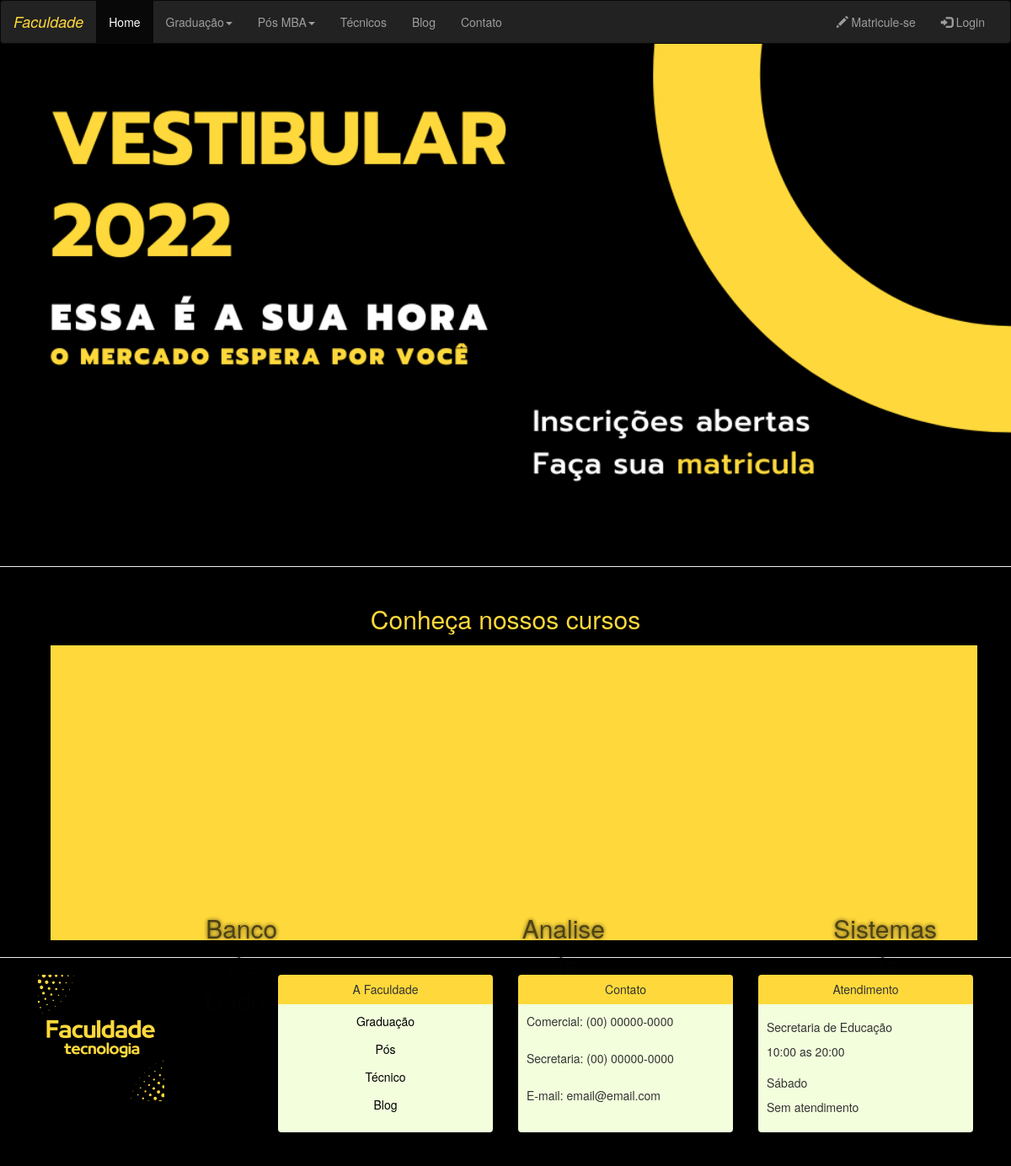
The page / on the database its author committed.
### app_fac/models/curso.py (models this page shows, shortened)
class Curso(models.Model):
    MATUTINO = 'MATUTINO'
    NOTURNO = 'NOTURNO'
    escolha_periodo = [(MATUTINO, 'MATUTINO'),
                        (NOTURNO, 'NOTURNO')]
    PRESENCIAL = 'PRESENCIAL'
    ONLINE = 'ONLINE'
    escolha_modalidade = [(PRESENCIAL, 'PRESENCIAL'),
                            (ONLINE, 'ONLINE')]
    nome = models.CharField(max_length=255)
    descricao = models.TextField(max_length=2000, default=None)
    destaque = models.CharField(max_length=255, default=None)
    mercado_trabalho = models.TextField(max_length=1000)
    periodo = models.CharField(max_length=10, choices = escolha_periodo, default=MATUTINO)
    duracao = models.CharField(max_length=255, blank=True)
    modalidade = models.CharField(max_length=12, choices = escolha_modalidade, default=PRESENCIAL)
    coordenador = models.ForeignKey(Coordenador, on_delete=models.CASCADE, default=None)
    imagem = StdImageField('Imagem', upload_to=get_file_path, variations={'thumbnail': {'width': 1500, 'height': 500, 'crop': True}})
    imagem2 = StdImageField('Imagem dois', upload_to=get_file_path, variations={'thumbnail': {'width': 480, 'height': 480, 'crop': True}})
    imagem3 = StdImageField('Imagem tres', upload_to=get_file_path, variations={'thumbnail': {'width': 1100, 'height': 330, 'crop': True}}, blank=True)
    class Meta:
        verbose_name = 'Curso'
        verbose_name_plural = 'Cursos'
    def __str__(self):
        return self.nome

### app_fac/views.py (the view)
# urls.py: path('', IndexView.as_view(template_name='app_fac/home.html'), name='home'),
class IndexView(ListView):
    model = Curso
    context_object_name = 'curso_list'
    template_name = 'app_fac/home.html'
    def get_queryset(self):
        return Curso.objects.all()
    def get_context_data(self, **kwargs):
        context = super(IndexView, self).get_context_data(**kwargs)
        context['cursos'] = Curso.objects.all()
        context['img1'] = Curso.objects.order_by('?')[:3]
        return context

### app_fac/templates/app_fac/home.html (shortened to what this page needs)
{% load static %}
<!DOCTYPE html>
<html lang="pt-br">
<head>
    <link rel="stylesheet" href="{% static '/css/bootstrap.css' %}">
    <link rel="stylesheet" href="{% static '/css/style.css' %}">
</head>
<body style="margin: 0px; width: 100%; background-color: black;">
  <nav class="navbar navbar-inverse" style="margin: 0px;">
    <div class="container-fluid">
      <div class="navbar-header">
        <a class="navbar-brand" style="color: #FFD93B; font-style: italic;" href="{% url 'app_fac:home' %}">Faculdade</a>
      </div>
      <div class="collapse navbar-collapse" id="myNavbar">
        <ul class="nav navbar-nav">
          <li class="active"><a href="#">Home</a></li>
          <li class="dropdown">
            <a class="dropdown-toggle" data-toggle="dropdown" href="#">Graduação<span class="caret"></span></a>
          </li>
          <li>
            <a class="dropdown-toggle" data-toggle="dropdown" href="#">Pós MBA<span class="caret"></span></a>
          </li>
          <li><a href="#">Técnicos</a></li>
          <li><a href="">Blog</a></li>
          <li><a href="">Contato</a></li>
        </ul>
        <ul class="nav navbar-nav navbar-right">
          <li><a href="#"><span class="glyphicon glyphicon-pencil"></span> Matricule-se</a></li>
          <li><a href="{% url 'app_fac:login' %}"><span class="glyphicon glyphicon-log-in"></span> Login</a></li>
        </ul>
      </div>
    </div>
  </nav>
  <div class="" style="margin: 0px;">
      <img class="imagem" src="{% static '/img/vestibular.png' %}"  alt="">
  </div>
  <hr>
  <div class="container">
    <h2 class="cursos">Conheça nossos cursos</h2>
      <div class="caixa">
        {% for curso in img1 %}
        <div class="block">
            <figcaption class="caixa-fig">{{ curso }}</figcaption>
        </div>
        {% endfor %}
      </div>
  </div>
  <hr>
  <footer class="container">
    <div class="col-sm-3">
      <img class="logo" src="{% static '/img/logo4.png' %}" alt="">
    </div>
    <div class="info">
      <div class="col-sm-3">
        <div class="grid painel-header painel-header-yellow">
          <h5>A Faculdade</h5>
        </div>
        <div class="painel-body">
          <a href="">Graduação</a>
          <a href="">Pós</a>
          <a href="">Técnico</a>
          <a href="">Blog</a>
        </div>
      </div>
      <div class="col-sm-3">
        <div class="grid painel-header painel-header-yellow">
          <h5>Contato</h5>
        </div>
        <div class="painel-body">
          <p>Comercial: (00) 00000-0000</p>
          <p>Secretaria: (00) 00000-0000</p>
          <p>E-mail: email@email.com</p>
        </div>
      </div>
      <div class="col-sm-3">
        <div class="grid painel-header painel-header-yellow">
          <h5>Atendimento</h5>
        </div>
        <div class="painel-body">
          <h5>Secretaria de Educação</h5>
          <p>10:00 as 20:00</p>
          <h5>Sábado</h5>
          <p>Sem atendimento</p>
        </div>
      </div>
    </div>
  </footer>
</body>
</html>

### app_fac/static/css/style.css (style rules this page uses)
body { overflow-x: hidden; }
.imagem { width: 100%; height: 100%; margin: 0px; padding: 0px; }
.logo { width: 150px; height: 150px; }
.cursos { color: #FFD93B; text-align: center; margin-bottom: 10px; padding: 5px 0px; }
.painel-header { border-radius: 4px 4px 0px 0px; text-align: center; }
.painel-header-yellow { background-color: #FFD93B; }
.painel-body { text-align: left; background-color: #F2FEDC; border-radius: 0px 0px 4px 4px; padding: 10px; margin: 0px; height: 152px; display: grid; grid-template-rows: auto; }
footer { margin-bottom: 20px; padding-bottom: 20px; }
footer div a { text-decoration: none; text-align: center; color: black; }
.grid { display: grid; grid-template-columns: auto; place-content: center; }
.caixa { display: grid; grid-template-columns: repeat(3, 1fr); height: 350px; width: 1100px; place-items: center; background-color: #FFD93B; margin: 0px 30px; border: none; }
.block { display: inline-block; position: relative; }
.block figcaption { position: absolute; text-align: center; top: 150px; font-size: 30px; color: #030303; text-shadow: 0px 0px 5px black; }
.caixa-fig { display: grid; align-items: center; height: 100px; width: 100%; background-color: #FFD93B; opacity: 0.7; }

### rows shown on the page
Curso: nome "Banco de Dados"
Curso: nome "Analise de…"
Curso: nome "Sistemas da…"
